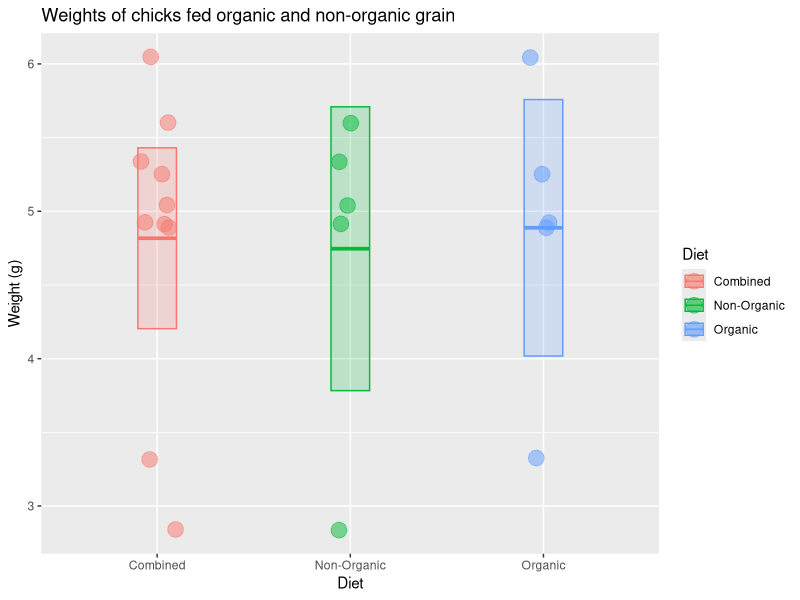

Generate this figure with R:
## ---- chunk 1
x <-  c(6.05, 4.89, 3.32, 4.93, 5.25, 5.04, 4.91, 2.84, 5.60, 5.34)
## ---- chunk 2
n <- length(x)
n
mean(x)
median(x)
sd(x)
## ---- chunk 3
sem <- sd(x) / sqrt(n)
sem
## ---- chunk 4
mean(x) + 1.96 * sem
mean(x) - 1.96 * sem
## ---- chunk 5

library(tidyverse)

# check to make sure you did the part above correctly
# if not, generate some fake x data
if (!exists("x") | !is.numeric(x) | !length(x) == 10) x <- rep(1, 10)

# put the chick data into a data frame
chick_data <-
  tibble::tibble(
    diet = rep(c("Combined", "Combined", "Organic", "Non-Organic"), each = 5),
    weight = c(x, x)
  )

# summarize the chick weights by diet
chick_summary <-
  chick_data %>% 
  group_by(diet) %>% 
  summarize(
    mean = mean(weight),
    median = median(weight),
    sd = sd(weight),
    n = n(),
    sem = sd / sqrt(n),
    upper = mean + 1.96 * sem,   # upper confidence limit
    lower = mean - 1.96 * sem,   # lower confidence limit
    .groups = "drop"
  )

# plot chick weights
ggplot(chick_data, aes(x = diet, y = weight, color = diet, fill = diet)) +
  geom_jitter(size = 5, shape = 21, alpha = 0.5, width = 0.1) +
  geom_crossbar(
    mapping = aes(ymin = lower, ymax = upper, y = mean), 
    data = chick_summary,
    width = 0.2, alpha = 0.2
  ) +
  labs(
    title = "Weights of chicks fed organic and non-organic grain",
    x = "Diet",
    color = "Diet",
    fill = "Diet",
    y = "Weight (g)"
  )

